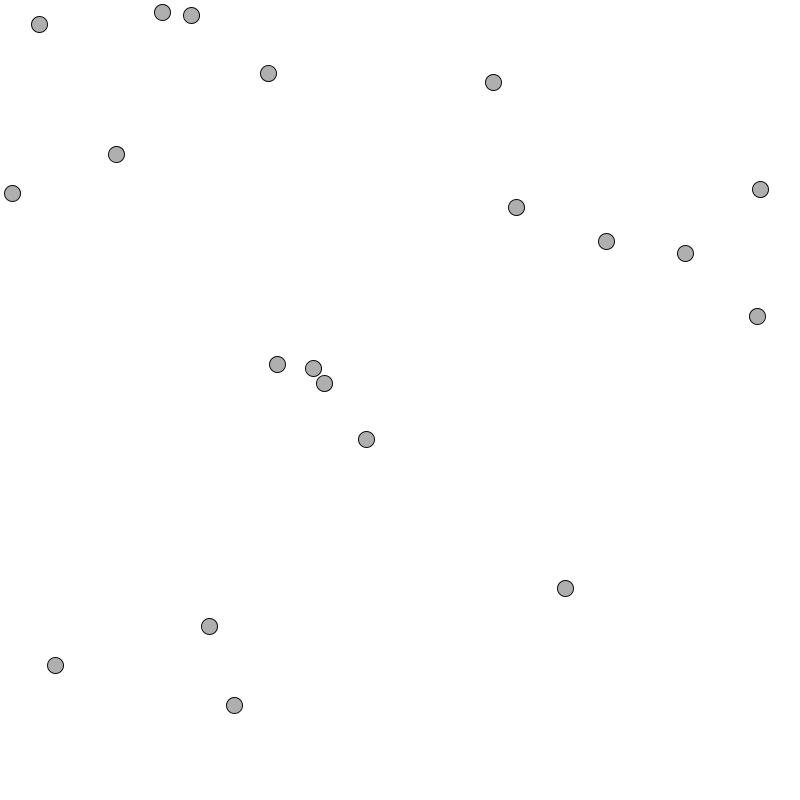
Frame 1 (no input)
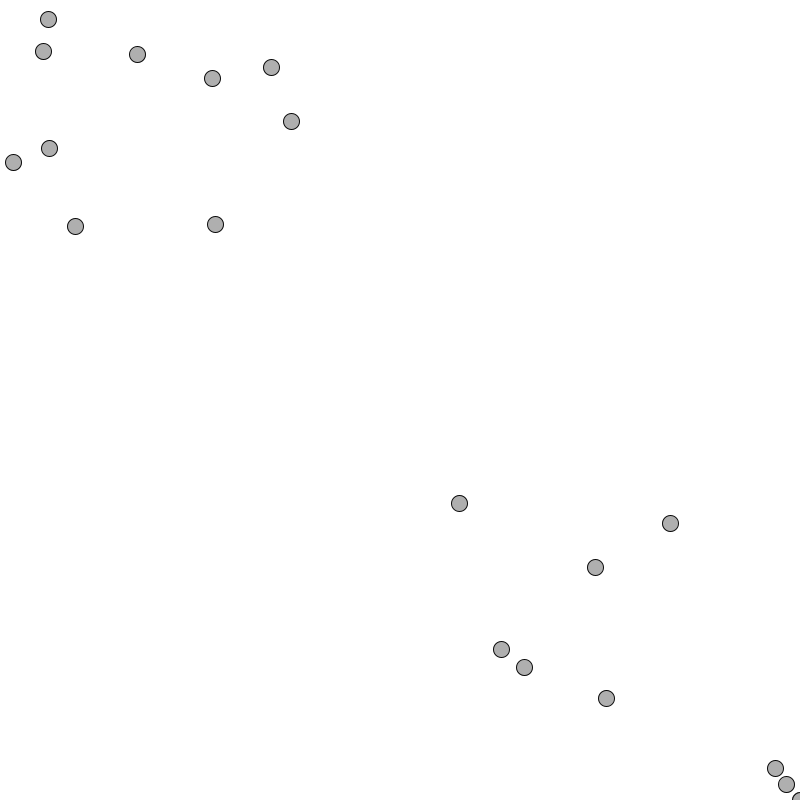
Frame 60 (the mouse pressed at the canvas centre just before this capture)
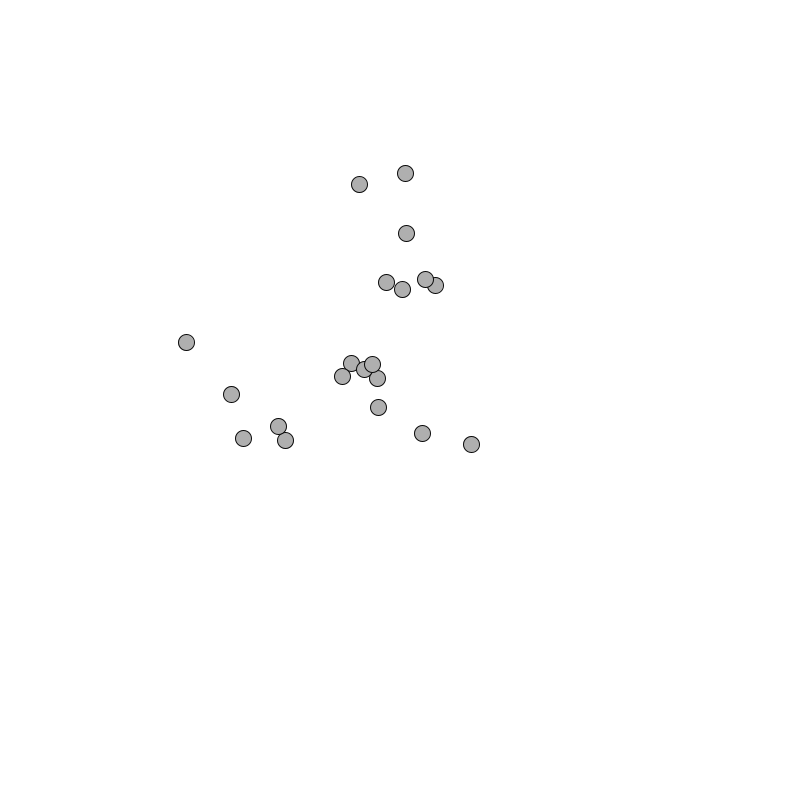
Frame 120 (the mouse held since frame 60 and released just before this capture)

The Processing sketch that drew these frames (run headless with seeded random() and noise(); from frame 60 on, the mouse is pressed at the canvas centre):

// Processing sketch: C1_5_motionGroup_to_mouse
// ── C1_5_motionGroup_to_mouse.pde
Mover[] movers = new Mover[20];

void setup(){
  size(800,800);
  smooth();
  for (int i = 0; i < movers.length; i++){
      movers[i] = new Mover();
  }
}

void draw(){
  background(255);
  for (int i = 0; i < movers.length; i++){
    movers[i].update();
    movers[i].checkEdges();
    movers[i].display();
  }
}
// ── Mover.pde
class Mover{
  PVector loc;
  PVector v;
  PVector a;
  
  float topspeed;

  Mover(){
    loc = new PVector(random(width), random(height));
    v = new PVector(0,0);

    topspeed = 10;   
  }
  
  void update(){
    PVector mouse = new PVector(mouseX, mouseY);
    PVector dir = PVector.sub(mouse, loc);
    PVector a = new PVector(0, 0);
    dir.normalize();
    dir.mult(0.5);
    a = dir;
    v.add(a);
    v.limit(topspeed);
    loc.add(v);
  }
  
  void display(){
    stroke(10);
    fill(175);
    ellipse(loc.x, loc.y, 16, 16);
  }

  void checkEdges(){
    if(loc.x > width){
      loc.x = 0;
    }
    else if(loc.x < 0){
      loc.x = width;
    }
    if(loc.y > height){
      loc.y = 0;
    }
    else if(loc.y < 0){
      loc.y = height;
    } 
  }
}
